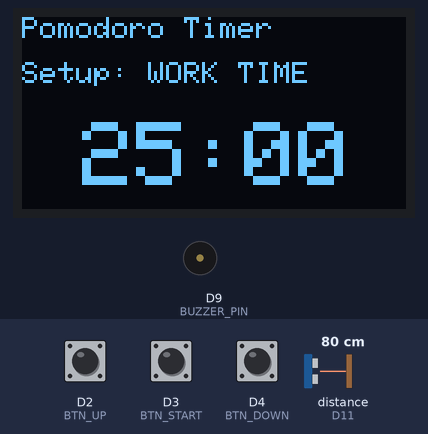
A program run on a simulated Arduino Uno R4 WiFi. On the bench: 128×64 one-colour display, buzzer (waves = sounding). Inputs (shaded band) come from the test bench; at power-on: D2 (BTN_UP) HIGH, D3 (BTN_START) HIGH, distance to the obstacle (sensor on D11) 80 cm, D4 (BTN_DOWN) HIGH. The echo pulse lasts 58.3 µs per cm.

Above: at 1.2 s.
1.3 s: D2 (BTN_UP) pulled LOW for 1 s
At 3.0 s:
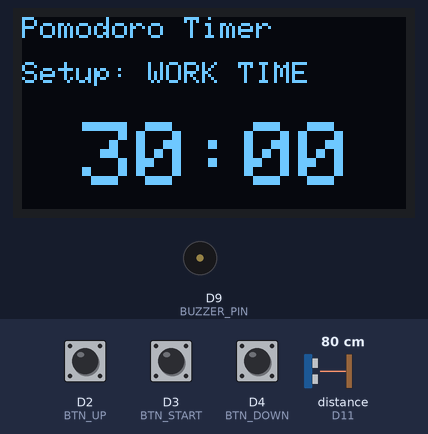
3.8 s: D3 (BTN_START) pulled LOW for 0.15 s
At 4.9 s:
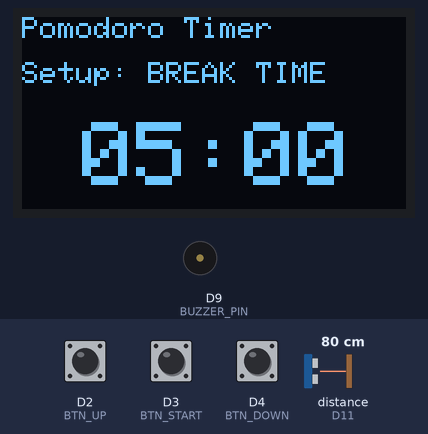
5.4 s: D3 (BTN_START) pulled LOW for 1 s
At 6.9 s:
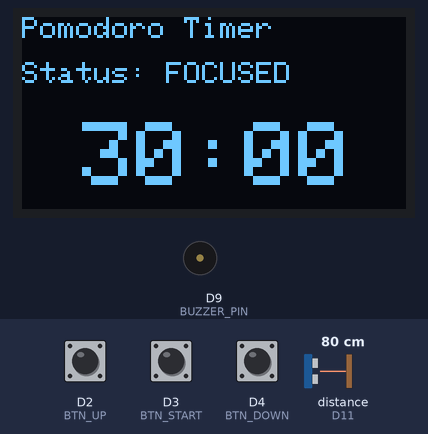
7.0 s: distance to the obstacle (sensor on D11) set to 18 cm
8.9 s: distance to the obstacle (sensor on D11) set to 14 cm
At 9.3 s:
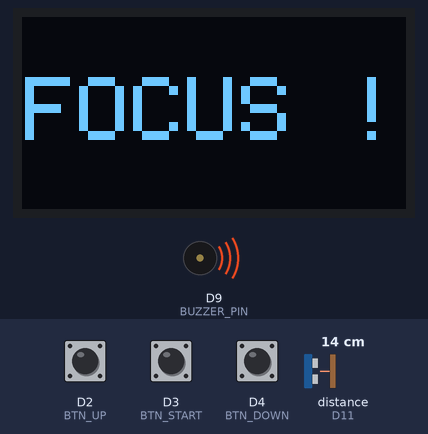
10.4 s: D3 (BTN_START) pulled LOW for 0.15 s
At 11.1 s:
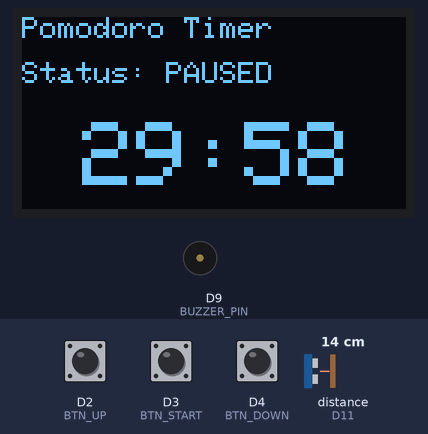
Timing chart, 0 to 13.0 s (numbered marks = the images above; inputs shaded):
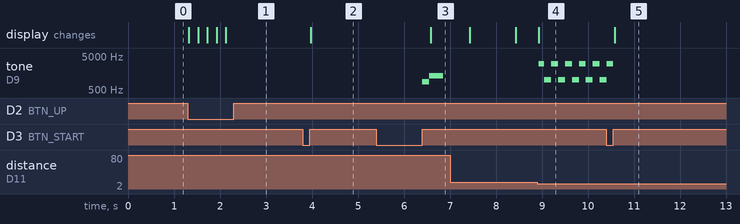

The program:

main.cpp
```cpp
#include <SPI.h>
#include <Wire.h>
#include <Adafruit_GFX.h>
#include <Adafruit_SSD1306.h>

#define SCREEN_WIDTH 128  // OLED display width, in pixels
#define SCREEN_HEIGHT 64  // OLED display height, in pixels
#define OLED_RESET -1     // Reset pin # (or -1 if sharing Arduino reset pin)
#define SCREEN_ADDRESS 0x3C

Adafruit_SSD1306 display(SCREEN_WIDTH, SCREEN_HEIGHT, &Wire, OLED_RESET);

// Pins
const int BTN_UP = 2;
const int BTN_START = 3;
const int BTN_DOWN = 4;

// Ultrasonic Sensor & Buzzer Pins
const int TRIG_PIN = 10;
const int ECHO_PIN = 11;
const int BUZZER_PIN = 9;

// Expanded State Machine (Now includes Paused states)
enum TimerState { SET_WORK, SET_BREAK, RUN_WORK, RUN_BREAK, PAUSE_WORK, PAUSE_BREAK };
TimerState currentState = SET_WORK;

// Time tracking variables (in seconds)
long workTime = 1500;  // Default 25 minutes
long breakTime = 300;  // Default 5 minutes
long timeCounter = 0;  // Active countdown timer

// Non-blocking timer variables
unsigned long previousMillis = 0;
unsigned long lastButtonPress = 0;
const unsigned long debounceDelay = 200;

// Start Button duration tracking
unsigned long startBtnTimer = 0;
bool startBtnHandled = false;

// Buzzer & Sensor flags
bool isDistracted = false;
unsigned long lastBeepTime = 0;
bool isBeeping = false;

// Function Prototypes
void updateDisplay(bool forceUpdate);
void playTransitionTone();
void stopBuzzer();
void resetTimer();

void setup() {
    Serial.begin(115200);

    // Initialize display
    if (!display.begin(SSD1306_SWITCHCAPVCC, SCREEN_ADDRESS)) {
        Serial.println(F("SSD1306 allocation failed"));
        for (;;);
    }

    pinMode(BTN_UP, INPUT_PULLUP);
    pinMode(BTN_START, INPUT_PULLUP);
    pinMode(BTN_DOWN, INPUT_PULLUP);

    // Initialize Sensor & Buzzer Pins
    pinMode(TRIG_PIN, OUTPUT);
    pinMode(ECHO_PIN, INPUT);
    pinMode(BUZZER_PIN, OUTPUT);

    // Initial display draw
    updateDisplay(true);
}

void loop() {
    unsigned long currentMillis = millis();

    // Read standard UP/DOWN buttons
    bool upPressed = !digitalRead(BTN_UP);
    bool downPressed = !digitalRead(BTN_DOWN);

    // ---------------------------------------------------------
    // BUTTON LOGIC: Short vs Long Press for START
    // ---------------------------------------------------------
    bool currentStartBtnState = !digitalRead(BTN_START);
    bool startShortPress = false;
    bool startLongPress = false;

    if (currentStartBtnState) {
        if (startBtnTimer == 0) {
            startBtnTimer = currentMillis; // Start timing the press
            startBtnHandled = false;
        } else if (!startBtnHandled && (currentMillis - startBtnTimer > 1000)) {
            // Held for 1000ms (1 second) -> Trigger Long Press
            startLongPress = true;
            startBtnHandled = true; // Prevent it from firing continuously
        }
    } else {
        if (startBtnTimer > 0) {
            if (!startBtnHandled && (currentMillis - startBtnTimer > 50)) {
                // Released before 1 second (and passed 50ms debounce) -> Short Press
                startShortPress = true;
            }
            startBtnTimer = 0; // Reset timer for the next press
        }
    }

    // ---------------------------------------------------------
    // STATE 1: SETTING WORK TIME
    // ---------------------------------------------------------
    if (currentState == SET_WORK) {
        if (upPressed && (currentMillis - lastButtonPress > debounceDelay)) {
            if (workTime < 3600) workTime += 60;
            lastButtonPress = currentMillis;
            updateDisplay(true);
        } else if (downPressed && (currentMillis - lastButtonPress > debounceDelay)) {
            if (workTime > 60) workTime -= 60;
            lastButtonPress = currentMillis;
            updateDisplay(true);
        } else if (startShortPress) {
            currentState = SET_BREAK;
            updateDisplay(true);
        }
    }

    // ---------------------------------------------------------
    // STATE 2: SETTING BREAK TIME
    // ---------------------------------------------------------
    else if (currentState == SET_BREAK) {
        if (upPressed && (currentMillis - lastButtonPress > debounceDelay)) {
            if (breakTime < 1800) breakTime += 60;
            lastButtonPress = currentMillis;
            updateDisplay(true);
        } else if (downPressed && (currentMillis - lastButtonPress > debounceDelay)) {
            if (breakTime > 60) breakTime -= 60;
            lastButtonPress = currentMillis;
            updateDisplay(true);
        } else if (startShortPress) {
            // Start the Pomodoro session!
            currentState = RUN_WORK;
            timeCounter = workTime;
            previousMillis = currentMillis;
            isDistracted = false;

            playTransitionTone();
            updateDisplay(true);
        }
    }

    // ---------------------------------------------------------
    // STATE 3: RUNNING WORK TIMER
    // ---------------------------------------------------------
    else if (currentState == RUN_WORK) {
        // Read Ultrasonic Sensor
        long duration;
        digitalWrite(TRIG_PIN, LOW);
        delayMicroseconds(2);
        digitalWrite(TRIG_PIN, HIGH);
        delayMicroseconds(10);
        digitalWrite(TRIG_PIN, LOW);

        duration = pulseIn(ECHO_PIN, HIGH, 5000);

        if (duration > 0 && (duration / 74 / 2) < 6) {
            isDistracted = true;
        } else {
            isDistracted = false;
        }

        if (isDistracted) {
            previousMillis = currentMillis;
            updateDisplay(false);

            // Two-Tone Siren
            static bool sirenHigh = false;
            if (currentMillis - lastBeepTime >= 150) {
                lastBeepTime = currentMillis;
                sirenHigh = !sirenHigh;

                if (sirenHigh) tone(BUZZER_PIN, 3000);
                else tone(BUZZER_PIN, 1000);

                isBeeping = true;
            }
        } else {
            stopBuzzer();

            if (currentMillis - previousMillis >= 1000) {
                previousMillis += 1000;
                timeCounter--;
                updateDisplay(false);

                if (timeCounter <= 0) {
                    currentState = RUN_BREAK;
                    timeCounter = breakTime;
                    isDistracted = false;
                    playTransitionTone();
                    updateDisplay(true);
                }
            }
        }

        // Pause or Cancel
        if (startShortPress) {
            currentState = PAUSE_WORK;
            stopBuzzer();
            isDistracted = false;
            updateDisplay(true);
        } else if (startLongPress) {
            resetTimer();
        }
    }

    // ---------------------------------------------------------
    // STATE 4: RUNNING BREAK TIMER
    // ---------------------------------------------------------
    else if (currentState == RUN_BREAK) {
        if (currentMillis - previousMillis >= 1000) {
            previousMillis += 1000;
            timeCounter--;
            updateDisplay(false);

            if (timeCounter <= 0) {
                currentState = RUN_WORK;
                timeCounter = workTime;
                playTransitionTone();
                updateDisplay(true);
            }
        }

        // Pause or Cancel
        if (startShortPress) {
            currentState = PAUSE_BREAK;
            updateDisplay(true);
        } else if (startLongPress) {
            resetTimer();
        }
    }

    // ---------------------------------------------------------
    // STATE 5 & 6: PAUSED STATES
    // ---------------------------------------------------------
    else if (currentState == PAUSE_WORK) {
        if (startShortPress) {
            currentState = RUN_WORK;
            previousMillis = currentMillis; // Sync clock
            updateDisplay(true);
        } else if (startLongPress) {
            resetTimer();
        }
    }

    else if (currentState == PAUSE_BREAK) {
        if (startShortPress) {
            currentState = RUN_BREAK;
            previousMillis = currentMillis; // Sync clock
            updateDisplay(true);
        } else if (startLongPress) {
            resetTimer();
        }
    }
}

// ---------------------------------------------------------
// HELPERS
// ---------------------------------------------------------
void resetTimer() {
    currentState = SET_WORK;
    isDistracted = false;
    stopBuzzer();
    updateDisplay(true);
}

void playTransitionTone() {
    tone(BUZZER_PIN, 880, 150);
    delay(150);
    tone(BUZZER_PIN, 1319, 300);
}

void stopBuzzer() {
    if (isBeeping) {
        noTone(BUZZER_PIN);
        isBeeping = false;
    }
}

void updateDisplay(bool forceUpdate) {
    static long lastDisplayedTime = -1;
    static TimerState lastState = SET_WORK;
    static bool lastDistractedState = false;

    // Determine what time value to display
    long timeToDisplay = 0;
    if (currentState == SET_WORK) timeToDisplay = workTime;
    else if (currentState == SET_BREAK) timeToDisplay = breakTime;
    else timeToDisplay = timeCounter; // Used for all RUN and PAUSE states

    // Prevent screen flickering
    if (!forceUpdate &&
        lastDisplayedTime == timeToDisplay &&
        lastState == currentState &&
        lastDistractedState == isDistracted) {
        return;
    }

    lastDisplayedTime = timeToDisplay;
    lastState = currentState;
    lastDistractedState = isDistracted;

    display.clearDisplay();
    display.setTextColor(SSD1306_WHITE);

    // Intercept display if distracted during WORK phase
    if (currentState == RUN_WORK && isDistracted) {
        display.setTextSize(3);
        display.setCursor(1, 20);
        display.print("FOCUS !");
        display.display();
        return;
    }

    int minutes = timeToDisplay / 60;
    int seconds = timeToDisplay % 60;

    // Header
    display.setTextSize(1);
    display.setCursor(0, 0);
    display.println("Pomodoro Timer");

    // Dynamic Status Text
    display.setCursor(0, 15);
    if (currentState == SET_WORK) display.println("Setup: WORK TIME");
    else if (currentState == SET_BREAK) display.println("Setup: BREAK TIME");
    else if (currentState == RUN_WORK) display.println("Status: FOCUSED");
    else if (currentState == RUN_BREAK) display.println("Status: RELAX...");
    else if (currentState == PAUSE_WORK || currentState == PAUSE_BREAK) display.println("Status: PAUSED");

    // Large Time Text
    display.setTextSize(3);
    display.setCursor(20, 35);

    if (minutes < 10) display.print("0");
    display.print(minutes);
    display.print(":");
    if (seconds < 10) display.print("0");
    display.print(seconds);

    display.display();
}
```

Measured:
- the behaviour switches between 16 and 15 cm on distance to the obstacle (sensor on D11) (found by bisection; images 3 and 4)
- after the input at 1.3 s, the display: first changes at once (image 1 shows a later state)
- after the input at 3.8 s, the display: changes after 0.18 s (image 2)
- after the input at 5.4 s, tone on D9 (BUZZER_PIN): silent → 880 Hz after 1.0 s, → 1319 Hz 0.15 s later, → silent 0.30 s later; the display: changes after 1.2 s (image 3)
- after the input at 8.9 s, tone on D9 (BUZZER_PIN): alternates 3000 Hz for 0.15 s and 1000 Hz for 0.15 s, starting at once; the display: first differs from a run without the input at once (image 4)
- after the input at 10.4 s, the display: changes after 0.18 s (image 5)
